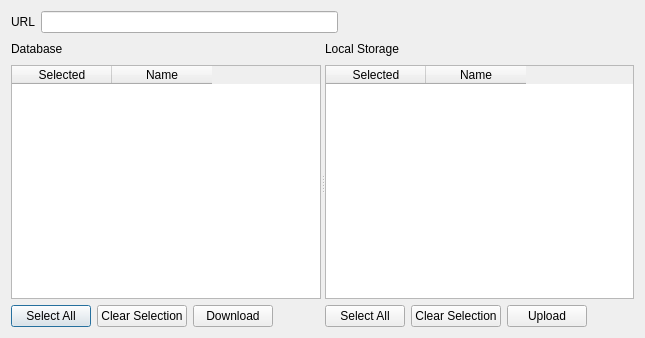
<?xml version="1.0" encoding="UTF-8"?>
<ui version="4.0">
 <class>Dialog</class>
 <widget class="QDialog" name="Dialog">
  <property name="geometry">
   <rect>
    <x>0</x>
    <y>0</y>
    <width>645</width>
    <height>338</height>
   </rect>
  </property>
  <property name="windowTitle">
   <string>Synchronize Skeleton Defintions</string>
  </property>
  <layout class="QVBoxLayout" name="verticalLayout_3">
   <item>
    <layout class="QHBoxLayout" name="horizontalLayout_7">
     <item>
      <widget class="QLabel" name="label">
       <property name="text">
        <string>URL</string>
       </property>
      </widget>
     </item>
     <item>
      <widget class="QLineEdit" name="urlLineEdit"/>
     </item>
     <item>
      <spacer name="horizontalSpacer_11">
       <property name="orientation">
        <enum>Qt::Horizontal</enum>
       </property>
       <property name="sizeHint" stdset="0">
        <size>
         <width>40</width>
         <height>20</height>
        </size>
       </property>
      </spacer>
     </item>
    </layout>
   </item>
   <item>
    <widget class="QSplitter" name="splitter">
     <property name="orientation">
      <enum>Qt::Horizontal</enum>
     </property>
     <widget class="QWidget" name="">
      <layout class="QVBoxLayout" name="verticalLayout">
       <item>
        <layout class="QHBoxLayout" name="skeletonHorizontalLayout">
         <item>
          <widget class="QLabel" name="skeletonLabel">
           <property name="text">
            <string>Database</string>
           </property>
          </widget>
         </item>
         <item>
          <spacer name="horizontalSpacer_6">
           <property name="orientation">
            <enum>Qt::Horizontal</enum>
           </property>
           <property name="sizeHint" stdset="0">
            <size>
             <width>40</width>
             <height>20</height>
            </size>
           </property>
          </spacer>
         </item>
        </layout>
       </item>
       <item>
        <widget class="QTableWidget" name="skeletonDBTableWidget">
         <property name="columnCount">
          <number>2</number>
         </property>
         <column>
          <property name="text">
           <string>Selected</string>
          </property>
         </column>
         <column>
          <property name="text">
           <string>Name</string>
          </property>
         </column>
        </widget>
       </item>
       <item>
        <layout class="QHBoxLayout" name="horizontalLayout_3">
         <item>
          <widget class="QPushButton" name="selectAllDBButton">
           <property name="text">
            <string>Select All</string>
           </property>
          </widget>
         </item>
         <item>
          <widget class="QPushButton" name="clearDBSelectionButton">
           <property name="text">
            <string>Clear Selection</string>
           </property>
          </widget>
         </item>
         <item>
          <widget class="QPushButton" name="downloadButton">
           <property name="text">
            <string>Download</string>
           </property>
          </widget>
         </item>
         <item>
          <spacer name="horizontalSpacer_2">
           <property name="orientation">
            <enum>Qt::Horizontal</enum>
           </property>
           <property name="sizeHint" stdset="0">
            <size>
             <width>40</width>
             <height>20</height>
            </size>
           </property>
          </spacer>
         </item>
        </layout>
       </item>
      </layout>
     </widget>
     <widget class="QWidget" name="">
      <layout class="QVBoxLayout" name="verticalLayout_2">
       <item>
        <layout class="QHBoxLayout" name="horizontalLayout_2">
         <item>
          <widget class="QLabel" name="skeletonLabel_2">
           <property name="text">
            <string>Local Storage</string>
           </property>
          </widget>
         </item>
         <item>
          <spacer name="horizontalSpacer">
           <property name="orientation">
            <enum>Qt::Horizontal</enum>
           </property>
           <property name="sizeHint" stdset="0">
            <size>
             <width>40</width>
             <height>20</height>
            </size>
           </property>
          </spacer>
         </item>
        </layout>
       </item>
       <item>
        <widget class="QTableWidget" name="skeletonLocalTableWidget">
         <property name="columnCount">
          <number>2</number>
         </property>
         <column>
          <property name="text">
           <string>Selected</string>
          </property>
         </column>
         <column>
          <property name="text">
           <string>Name</string>
          </property>
         </column>
        </widget>
       </item>
       <item>
        <layout class="QHBoxLayout" name="horizontalLayout_4">
         <item>
          <widget class="QPushButton" name="selectAllLocalButton">
           <property name="text">
            <string>Select All</string>
           </property>
          </widget>
         </item>
         <item>
          <widget class="QPushButton" name="clearLocalSelectionButton">
           <property name="text">
            <string>Clear Selection</string>
           </property>
          </widget>
         </item>
         <item>
          <widget class="QPushButton" name="uploadButton">
           <property name="text">
            <string>Upload</string>
           </property>
          </widget>
         </item>
         <item>
          <spacer name="horizontalSpacer_3">
           <property name="orientation">
            <enum>Qt::Horizontal</enum>
           </property>
           <property name="sizeHint" stdset="0">
            <size>
             <width>40</width>
             <height>20</height>
            </size>
           </property>
          </spacer>
         </item>
        </layout>
       </item>
      </layout>
     </widget>
    </widget>
   </item>
  </layout>
 </widget>
 <resources/>
 <connections/>
</ui>
